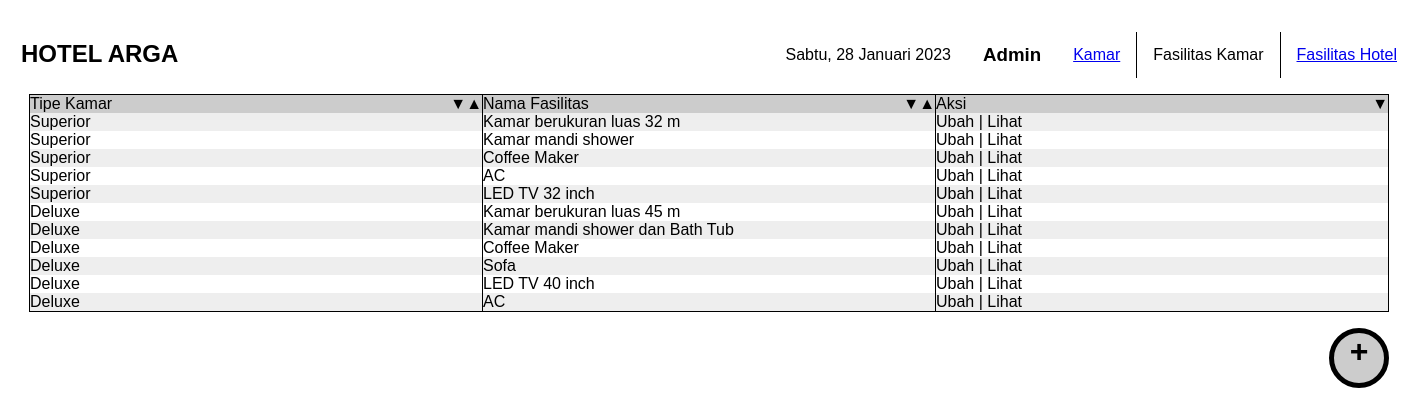
The page /admin-fasilitaskamar.php (signed in) on the database its author committed.
### tables this page shows
CREATE TABLE `fasilitaskamar` (
  `kamar_tipekamar` varchar(10) NOT NULL,
  `namafasilitas` varchar(50) NOT NULL,
  `id_fasilitas` int(11) NOT NULL
);

### admin-fasilitaskamar.php (the view, shortened to what this page needs)
<?php include 'Include/headserver.php'; include 'Include/cekadmin.php'; include 'Include/header.php'; ?>
<?php include 'Include/headeradmin.php' ?>
<div class="content">
    <table>
        <thead>
        <tr class="tabletop">
            <td class="pointer" onclick="sortTable(this,'string')" data-descending="0">Tipe Kamar<div class="sort">▼▲<div></td>
            <td class="pointer" onclick="sortTable(this,'string')" data-descending="0">Nama Fasilitas<div class="sort">▼▲<div></td>
            <td class="pointer" onclick="hideTable()">Aksi<div class="hide">▼<div></td>
        </tr>
        </thead>
        <tbody>
        <?php
        if (isset($_SESSION["hak"]) && $_SESSION["hak"]=="admin") {
        $result=$conn->query("SELECT * FROM fasilitaskamar");
        while ($row = $result->fetch_assoc()) {
            echo "<tr class='tablecontent'><td>".$row["kamar_tipekamar"]."</td><td>".$row["namafasilitas"]."</td><td><a class='pointer' onclick='editData(\"".$row["kamar_tipekamar"]."\",\"".$row["namafasilitas"]."\",".$row["id_fasilitas"].")'>Ubah</a> | <a class='pointer' onclick='openLihat(\"".$row["kamar_tipekamar"]."\")'>Lihat</a></td></tr>";
        }
        }
        ?>
        </tbody>
    </table>
    <div class="inputdiv">
    <h1 class="addbutton pointer" onclick="addData()">+</h1>
    </div>
</div>
<div class="footer">
</div>
<?php include 'Include/footer.php'; mysqli_close($conn);?>

### CSS/style.css (style rules this page uses)
* { padding:0; margin:0; box-sizing: border-box; font-family: 'Comic Sans MS', 'Chalkboard SE', 'Comic Neue', sans-serif; }
.content { width: 85pc; margin-top: 1pc; margin-left: auto; margin-right: auto; }
.footer { height: 2pc; }

### admin-fasilitaskamar.php (style rules this page uses)
table { border-spacing: 0; border-top: 1px solid #000; border-bottom: 1px solid #000; border-left: 1px solid #000; width: 100%; table-layout: fixed; }
td { border-right: 1px solid #000; display: table-cell; }
.tabletop { background-color: rgb(204,204,204); }
.tablecontent { background-color: rgb(238,238,238); }
.tablecontent:nth-child(even) { background-color: #fff; }
.inputdiv { overflow: hidden; }
.inputdiv > * { margin-top: 1pc; }
.addbutton { float: right; height: 60px; width: 60px; text-align: center; border: 5px solid #000; border-radius: 50%; background-color: rgb(204,204,204); }
.sort { float: right; }
.hide { float: right; }

### rows shown on the page
fasilitaskamar: kamar_tipekamar "Superior", namafasilitas "Kamar berukuran luas 32 m"
fasilitaskamar: kamar_tipekamar "Superior", namafasilitas "Kamar mandi shower"
fasilitaskamar: kamar_tipekamar "Superior", namafasilitas "Coffee Maker"
fasilitaskamar: kamar_tipekamar "Superior", namafasilitas "AC"
fasilitaskamar: kamar_tipekamar "Superior", namafasilitas "LED TV 32 inch"
fasilitaskamar: kamar_tipekamar "Deluxe", namafasilitas "Kamar berukuran luas 45 m"
fasilitaskamar: kamar_tipekamar "Deluxe", namafasilitas "Kamar mandi shower dan Bath Tub"
fasilitaskamar: kamar_tipekamar "Deluxe", namafasilitas "Coffee Maker"
fasilitaskamar: kamar_tipekamar "Deluxe", namafasilitas "Sofa"
fasilitaskamar: kamar_tipekamar "Deluxe", namafasilitas "LED TV 40 inch"
fasilitaskamar: kamar_tipekamar "Deluxe", namafasilitas "AC"
